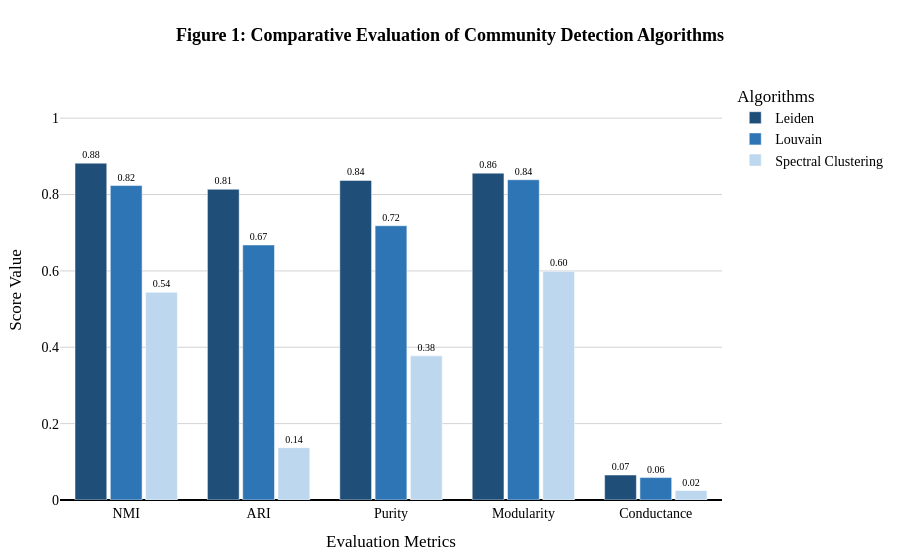

Write notebook code for a chart like this one.
### Code cell
import plotly.graph_objects as go
import streamlit as st

def plot_bar_chart():
    # 1. Định nghĩa dữ liệu
    metrics = ['NMI', 'ARI', 'Purity', 'Modularity', 'Conductance']
    
    leiden_scores = [0.8822,0.8138,0.837,0.8561,0.0654]
    louvain_scores = [0.8236,0.6679,0.7183,0.8387,0.0587]
    spectral_scores = [0.544,0.1371,0.3775,0.5991,0.0248]

    # 2. Bảng màu chuyên nghiệp (Academic Palette)
    # Sử dụng các tông màu xanh đậm, xanh nhạt và xám bạc để tạo sự tương phản tốt khi in trắng đen
    colors = {
        'Leiden': '#1f4e79',      # Xanh Navy đậm
        'Louvain': '#2e75b6',     # Xanh trung bình
        'Spectral': '#bdd7ee'     # Xanh nhạt/Xám xanh
    }

    fig = go.Figure()

    # 3. Thêm các cột với định dạng văn bản trên đầu cột (text)
    algorithms = [
        ('Leiden', leiden_scores, colors['Leiden']),
        ('Louvain', louvain_scores, colors['Louvain']),
        ('Spectral Clustering', spectral_scores, colors['Spectral'])
    ]

    for name, scores, color in algorithms:
        fig.add_trace(go.Bar(
            name=name,
            x=metrics,
            y=scores,
            marker_color=color,
            text=[f'{s:.2f}' for s in scores], # Hiển thị 2 chữ số thập phân
            textposition='outside',           # Đặt số bên ngoài cột
            textfont=dict(size=10),
            error_y=None # Có thể thêm thanh sai số nếu có dữ liệu
        ))

    # 4. Tối ưu hóa Layout theo chuẩn báo cáo khoa học
    fig.update_layout(
        title={
            'text': "<b>Figure 1: Comparative Evaluation of Community Detection Algorithms</b>",
            'y': 0.95,
            'x': 0.5,
            'xanchor': 'center',
            'yanchor': 'top',
            'font': dict(size=18, family="Times New Roman")
        },
        xaxis_title="Evaluation Metrics",
        yaxis_title="Score Value",
        legend_title="Algorithms",
        font=dict(family="Times New Roman", size=14, color="black"), # Font chữ chuẩn bài báo
        
        template="plotly_white", # Nền trắng sạch sẽ
        barmode='group',
        bargap=0.2,    # Khoảng cách giữa các cụm
        bargroupgap=0.1, # Khoảng cách giữa các cột trong cụm
        
        # Cấu hình lề
        margin=dict(l=60, r=30, t=80, b=60),
        
        # Tùy chỉnh trục tọa độ
        yaxis=dict(
            range=[0, 1.1], # Để khoảng trống cho label trên đầu cột
            gridcolor='lightgrey', # Đường kẻ mờ
            zerolinecolor='black'
        ),
        xaxis=dict(
            linecolor='black',
            showgrid=False
        )
    )

    # Hiển thị
    # st.plotly_chart(fig, use_container_width=True) 
    fig.show()

if __name__ == "__main__":
    plot_bar_chart()

### Figure 1 — Plotly figure (JSON) as saved in the notebook; plotly's stock layout.template omitted (floating-point values rounded to 4 significant figures)
{"data": [{"marker": {"color": "#1f4e79"}, "name": "Leiden", "text": ["0.88", "0.81", "0.84", "0.86", "0.07"], "textfont": {"size": 10}, "textposition": "outside", "type": "bar", "x": ["NMI", "ARI", "Purity", "Modularity", "Conductance"], "y": [0.8822, 0.8138, 0.837, 0.8561, 0.0654]}, {"marker": {"color": "#2e75b6"}, "name": "Louvain", "text": ["0.82", "0.67", "0.72", "0.84", "0.06"], "textfont": {"size": 10}, "textposition": "outside", "type": "bar", "x": ["NMI", "ARI", "Purity", "Modularity", "Conductance"], "y": [0.8236, 0.6679, 0.7183, 0.8387, 0.0587]}, {"marker": {"color": "#bdd7ee"}, "name": "Spectral Clustering", "text": ["0.54", "0.14", "0.38", "0.60", "0.02"], "textfont": {"size": 10}, "textposition": "outside", "type": "bar", "x": ["NMI", "ARI", "Purity", "Modularity", "Conductance"], "y": [0.544, 0.1371, 0.3775, 0.5991, 0.0248]}], "layout": {"bargap": 0.2, "bargroupgap": 0.1, "barmode": "group", "font": {"color": "black", "family": "Times New Roman", "size": 14}, "legend": {"title": {"text": "Algorithms"}}, "margin": {"b": 60, "l": 60, "r": 30, "t": 80}, "title": {"font": {"family": "Times New Roman", "size": 18}, "text": "<b>Figure 1: Comparative Evaluation of Community Detection Algorithms</b>", "x": 0.5, "xanchor": "center", "y": 0.95, "yanchor": "top"}, "xaxis": {"linecolor": "black", "showgrid": false, "title": {"text": "Evaluation Metrics"}}, "yaxis": {"gridcolor": "lightgrey", "range": [0, 1.1], "title": {"text": "Score Value"}, "zerolinecolor": "black"}}}
